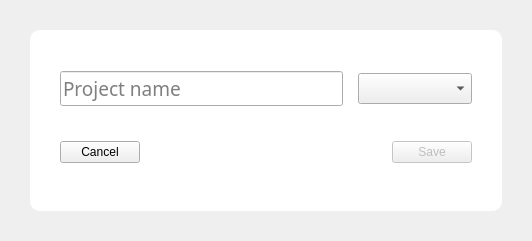
<?xml version="1.0" encoding="UTF-8"?>
<ui version="4.0">
 <class>Dialog</class>
 <widget class="QDialog" name="Dialog">
  <property name="geometry">
   <rect>
    <x>0</x>
    <y>0</y>
    <width>532</width>
    <height>241</height>
   </rect>
  </property>
  <property name="font">
   <font>
    <family>Segoe UI Light</family>
    <pointsize>12</pointsize>
    <weight>50</weight>
    <italic>false</italic>
    <bold>false</bold>
   </font>
  </property>
  <property name="windowTitle">
   <string>Dialog</string>
  </property>
  <property name="styleSheet">
   <string notr="true"/>
  </property>
  <layout class="QVBoxLayout" name="vertical_layout">
   <property name="spacing">
    <number>0</number>
   </property>
   <property name="leftMargin">
    <number>30</number>
   </property>
   <property name="topMargin">
    <number>30</number>
   </property>
   <property name="rightMargin">
    <number>30</number>
   </property>
   <property name="bottomMargin">
    <number>30</number>
   </property>
   <item>
    <widget class="QFrame" name="frame">
     <property name="styleSheet">
      <string notr="true">.QFrame {
	background-color: rgb(255, 255, 255);
	border: 0px solid;
	border-radius: 10px;
}</string>
     </property>
     <property name="frameShape">
      <enum>QFrame::StyledPanel</enum>
     </property>
     <property name="frameShadow">
      <enum>QFrame::Raised</enum>
     </property>
     <layout class="QVBoxLayout" name="vertical_layout_2">
      <property name="spacing">
       <number>25</number>
      </property>
      <property name="leftMargin">
       <number>30</number>
      </property>
      <property name="topMargin">
       <number>40</number>
      </property>
      <property name="rightMargin">
       <number>30</number>
      </property>
      <property name="bottomMargin">
       <number>40</number>
      </property>
      <item>
       <layout class="QHBoxLayout" name="horizontal:layout">
        <property name="spacing">
         <number>15</number>
        </property>
        <item>
         <widget class="QLineEdit" name="name_edit">
          <property name="font">
           <font>
            <family>Segoe UI Semibold</family>
            <pointsize>14</pointsize>
            <weight>7</weight>
            <italic>false</italic>
            <bold>false</bold>
           </font>
          </property>
          <property name="styleSheet">
           <string notr="true">font: 63 14pt &quot;Segoe UI Semibold&quot;;</string>
          </property>
          <property name="maxLength">
           <number>64</number>
          </property>
          <property name="placeholderText">
           <string>Project name</string>
          </property>
         </widget>
        </item>
        <item alignment="Qt::AlignHCenter|Qt::AlignVCenter">
         <widget class="QComboBox" name="color_combo">
          <property name="maximumSize">
           <size>
            <width>16777215</width>
            <height>31</height>
           </size>
          </property>
          <property name="font">
           <font>
            <pointsize>18</pointsize>
           </font>
          </property>
          <property name="styleSheet">
           <string notr="true">selection-background-color: red;</string>
          </property>
          <property name="maxVisibleItems">
           <number>20</number>
          </property>
         </widget>
        </item>
       </layout>
      </item>
      <item>
       <widget class="QFrame" name="button_frame">
        <property name="styleSheet">
         <string notr="true">font: 25 12pt &quot;Segoe UI Light&quot;;</string>
        </property>
        <layout class="QHBoxLayout" name="horizontal:layout_4">
         <property name="spacing">
          <number>0</number>
         </property>
         <property name="leftMargin">
          <number>0</number>
         </property>
         <property name="topMargin">
          <number>0</number>
         </property>
         <property name="rightMargin">
          <number>0</number>
         </property>
         <property name="bottomMargin">
          <number>0</number>
         </property>
         <item>
          <widget class="QPushButton" name="cancel_btn">
           <property name="text">
            <string>Cancel</string>
           </property>
           <property name="autoDefault">
            <bool>false</bool>
           </property>
          </widget>
         </item>
         <item>
          <spacer name="horizontalSpacer_2">
           <property name="orientation">
            <enum>Qt::Horizontal</enum>
           </property>
           <property name="sizeHint" stdset="0">
            <size>
             <width>40</width>
             <height>20</height>
            </size>
           </property>
          </spacer>
         </item>
         <item>
          <widget class="QPushButton" name="create_btn">
           <property name="enabled">
            <bool>false</bool>
           </property>
           <property name="text">
            <string>Save</string>
           </property>
          </widget>
         </item>
        </layout>
       </widget>
      </item>
     </layout>
    </widget>
   </item>
  </layout>
 </widget>
 <resources/>
 <connections/>
</ui>
